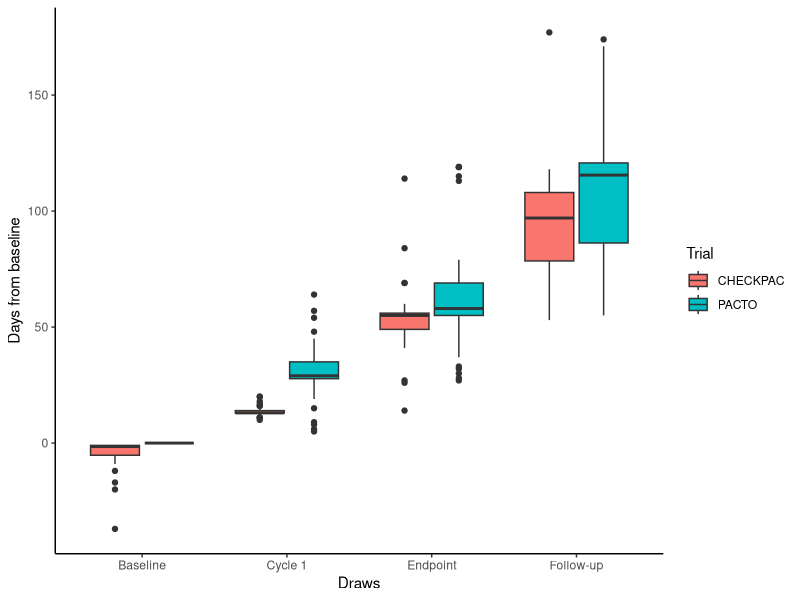

This chart was generated by the following R code:
## ---- chunk 1
library(data.table)
library(here)
library(lubridate)
library(readxl)
library(tidyverse)
## ---- chunk 2
supplementary_checkpac <- read_excel(here("data/supplementary_tables.xlsx"),
                                     sheet = "Table S2", range = "A2:M219")
supplementary_pacto <- read_excel(here("data/supplementary_tables.xlsx"),
                                  sheet = "Table S5", range = "A2:L207")

## ---- chunk 3
# Keep first four visits for CheckPAC
dates_checkpac <- supplementary_checkpac %>%
  mutate(Visit = str_extract(Sample, "(?<=CGPLPA[0-9]{1,10}P)[\b0-9]{1,2}")) %>%
  mutate(Visit = as.numeric(Visit)) %>%
  replace_na(list(Visit = 0)) %>%
  filter(Visit %in% c(0:3)) %>%
  mutate(tp = case_when(Visit == 0 ~ "Baseline",
                        Visit == 1 ~ "Cycle 1",
                        Visit == 2 ~ "Endpoint",
                        Visit == 3 ~ "Follow-up"))
# Print median days from treatment
dates_checkpac %>%
  group_by(tp) %>%
  summarize(`Days from Tx init` = median(`Days from Treatment Initiation`))

# Keep first four visit for PACTO
dates_pacto <- supplementary_pacto %>%
  mutate(Visit = str_extract(Sample, "(?<=CGPLPA[0-9]{1,10}P)[\b0-9]{1,2}")) %>%
  mutate(Visit = as.numeric(Visit)) %>%
  replace_na(list(Visit = 0)) %>%
  filter(Visit %in% c(0:3)) %>%
  mutate(tp = case_when(Visit == 0 ~ "Baseline",
                        Visit == 1 ~ "Cycle 1",
                        Visit == 2 ~ "Endpoint",
                        Visit == 3 ~ "Follow-up"))
# Print median days from treatment
dates_pacto %>%
  group_by(tp) %>%
  summarize(`Days from Tx init` = median(`Days from Treatment Initiation`))

# Combine data
checkpac_dates_full <- dates_checkpac %>%
  mutate(Trial = "CHECKPAC") %>%
  select(Sample, `Days from Treatment Initiation`, tp, Trial)
pacto_dates_full <- dates_pacto %>%
  mutate(Trial = "PACTO") %>%
  select(Sample, `Days from Treatment Initiation`, tp, Trial)
alldates_pacto_checkpac <- bind_rows(pacto_dates_full,
                                     checkpac_dates_full)
## ---- chunk 4
ggplot(alldates_pacto_checkpac,
       aes(tp, `Days from Treatment Initiation`, fill = Trial)) +
  geom_boxplot() +
  ylab("Days from baseline") + xlab("Draws") +
  theme_classic()
